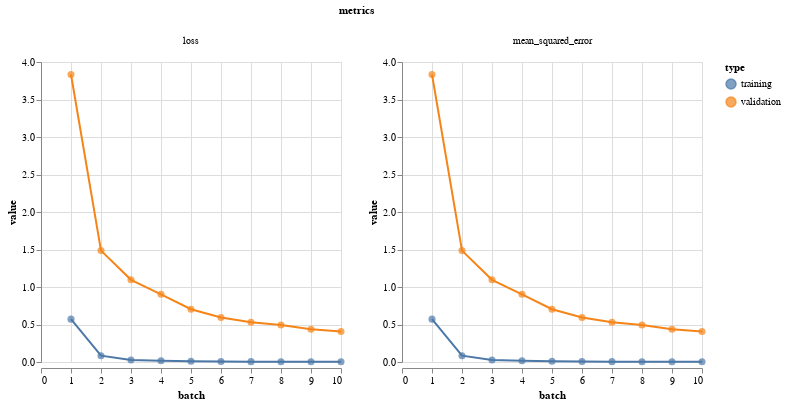

The cell this chart's notebook holds for it:
### Markdown cell above
### Step 4: Evaluate Model Performance

### Code cell
vis.metrics(output.history)

### Figure 1 — Vega-Lite specification as saved in the notebook (floating-point values rounded to 4 significant figures)
{"$schema": "https://vega.github.io/schema/vega-lite/v2.4.3.json", "config": {"view": {"height": 300, "width": 400}}, "data": {"values": [{"batch": 1, "metrics": "loss", "type": "training", "value": 0.5715}, {"batch": 2, "metrics": "loss", "type": "training", "value": 0.08421}, {"batch": 3, "metrics": "loss", "type": "training", "value": 0.02727}, {"batch": 4, "metrics": "loss", "type": "training", "value": 0.01712}, {"batch": 5, "metrics": "loss", "type": "training", "value": 0.009529}, {"batch": 6, "metrics": "loss", "type": "training", "value": 0.00627}, {"batch": 7, "metrics": "loss", "type": "training", "value": 0.004672}, {"batch": 8, "metrics": "loss", "type": "training", "value": 0.003744}, {"batch": 9, "metrics": "loss", "type": "training", "value": 0.003197}, {"batch": 10, "metrics": "loss", "type": "training", "value": 0.002827}, {"batch": 1, "metrics": "mean_squared_error", "type": "training", "value": 0.5715}, {"batch": 2, "metrics": "mean_squared_error", "type": "training", "value": 0.08421}, {"batch": 3, "metrics": "mean_squared_error", "type": "training", "value": 0.02727}, {"batch": 4, "metrics": "mean_squared_error", "type": "training", "value": 0.01712}, {"batch": 5, "metrics": "mean_squared_error", "type": "training", "value": 0.009529}, {"batch": 6, "metrics": "mean_squared_error", "type": "training", "value": 0.00627}, {"batch": 7, "metrics": "mean_squared_error", "type": "training", "value": 0.004672}, {"batch": 8, "metrics": "mean_squared_error", "type": "training", "value": 0.003744}, {"batch": 9, "metrics": "mean_squared_error", "type": "training", "value": 0.003197}, {"batch": 10, "metrics": "mean_squared_error", "type": "training", "value": 0.002827}, {"batch": 1, "metrics": "loss", "type": "validation", "value": 3.834}, {"batch": 2, "metrics": "loss", "type": "validation", "value": 1.485}, {"batch": 3, "metrics": "loss", "type": "validation", "value": 1.096}, {"batch": 4, "metrics": "loss", "type": "validation", "value": 0.9029}, {"batch": 5, "metrics": "loss", "type": "validation", "value": 0.7041}, {"batch": 6, "metrics": "loss", "type": "validation", "value": 0.5938}, {"batch": 7, "metrics": "loss", "type": "validation", "value": 0.5299}, {"batch": 8, "metrics": "loss", "type": "validation", "value": 0.4928}, {"batch": 9, "metrics": "loss", "type": "validation", "value": 0.4377}, {"batch": 10, "metrics": "loss", "type": "validation", "value": 0.4076}, {"batch": 1, "metrics": "mean_squared_error", "type": "validation", "value": 3.834}, {"batch": 2, "metrics": "mean_squared_error", "type": "validation", "value": 1.485}, {"batch": 3, "metrics": "mean_squared_error", "type": "validation", "value": 1.096}, {"batch": 4, "metrics": "mean_squared_error", "type": "validation", "value": 0.9029}, {"batch": 5, "metrics": "mean_squared_error", "type": "validation", "value": 0.7041}, {"batch": 6, "metrics": "mean_squared_error", "type": "validation", "value": 0.5938}, {"batch": 7, "metrics": "mean_squared_error", "type": "validation", "value": 0.5299}, {"batch": 8, "metrics": "mean_squared_error", "type": "validation", "value": 0.4928}, {"batch": 9, "metrics": "mean_squared_error", "type": "validation", "value": 0.4377}, {"batch": 10, "metrics": "mean_squared_error", "type": "validation", "value": 0.4076}]}, "facet": {"column": {"field": "metrics", "type": "nominal"}}, "resolve": {"scale": {"color": "shared", "x": "shared", "y": "independent"}}, "spec": {"layer": [{"encoding": {"color": {"field": "type", "type": "nominal"}, "tooltip": [{"field": "batch", "type": "quantitative"}, {"field": "value", "type": "quantitative"}], "x": {"field": "batch", "type": "quantitative"}, "y": {"field": "value", "type": "quantitative"}}, "height": 300, "mark": {"size": 50, "type": "circle"}, "width": 300}, {"encoding": {"color": {"field": "type", "type": "nominal"}, "x": {"field": "batch", "type": "quantitative"}, "y": {"field": "value", "type": "quantitative"}}, "height": 300, "mark": "line", "width": 300}]}}
